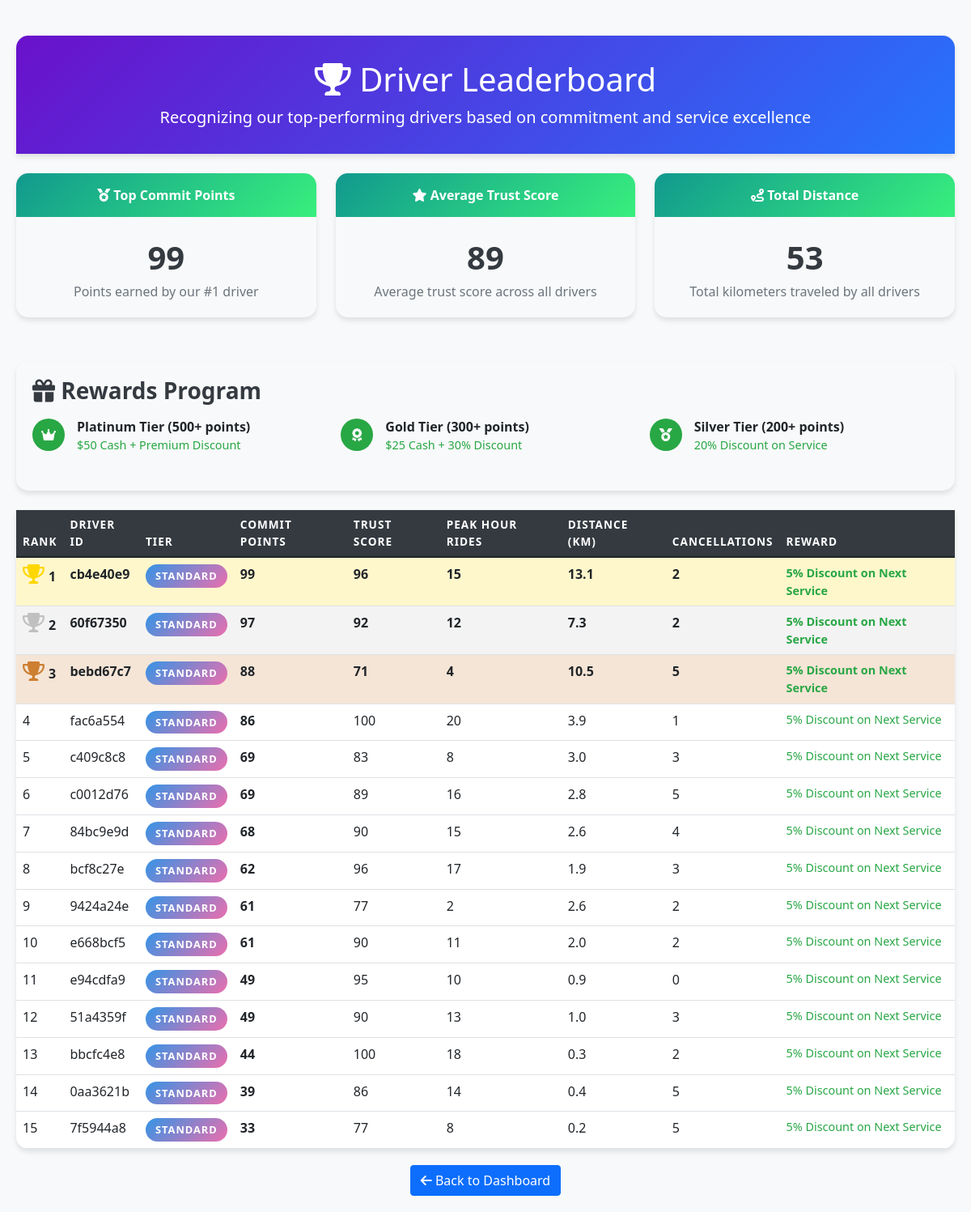
/driver_leaderboard, run on the app's committed database.
### tables this page shows
CREATE TABLE drivers (
            driver_id TEXT PRIMARY KEY,
            no_of_peak_hrs_rides INTEGER DEFAULT 0,
            trust_score REAL DEFAULT 80,
            commit_points REAL DEFAULT 0,
            no_of_cancellations INTEGER DEFAULT 0,
            distance_traveled REAL DEFAULT 0
        );

### app.py (the view)
@app.route('/driver_leaderboard')
def driver_leaderboard():
    try:
        conn = sqlite3.connect('driver_data.db')
        conn.row_factory = sqlite3.Row
        cursor = conn.cursor()
        cursor.execute('''
        SELECT * FROM drivers
        ORDER BY commit_points DESC
        ''')
        drivers = []
        for row in cursor.fetchall():
            drivers.append({
                'driver_id': row['driver_id'],
                'no_of_peak_hrs_rides': row['no_of_peak_hrs_rides'],
                'trust_score': row['trust_score'],
                'commit_points': row['commit_points'],
                'no_of_cancellations': row['no_of_cancellations'],
                'distance_traveled': row['distance_traveled']
            })
        conn.close()
        for driver in drivers:
            points = driver['commit_points']
            if points >= 500:
                driver['reward'] = "$50 Cash Reward + Premium Discount"
                driver['tier'] = "Platinum"
            elif points >= 300:
                driver['reward'] = "$25 Cash Reward + 30% Discount"
                driver['tier'] = "Gold"
            elif points >= 200:
                driver['reward'] = "20% Discount on Next Service"
                driver['tier'] = "Silver"
            elif points >= 100:
                driver['reward'] = "10% Discount on Next Service"
                driver['tier'] = "Bronze"
            else:
                driver['reward'] = "5% Discount on Next Service"
                driver['tier'] = "Standard"
        return render_template('driver_leaderboard.html', drivers=drivers)
    except Exception as e:
        print(f"Error fetching driver leaderboard: {e}")
        return "Error loading leaderboard", 500

### app.py (called while the page is built)
@app.after_request
def add_header(response):
    response.headers['X-Frame-Options'] = 'ALLOWALL'
    response.headers['Access-Control-Allow-Origin'] = '*'
    response.headers['Access-Control-Allow-Headers'] = 'Content-Type,Authorization'
    response.headers['Access-Control-Allow-Methods'] = 'GET,PUT,POST,DELETE,OPTIONS'
    return response

### templates/driver_leaderboard.html (shortened to what this page needs)
<!DOCTYPE html>
<html lang="en">
<head>
    <link href="https://cdn.jsdelivr.net/npm/bootstrap@5.1.3/dist/css/bootstrap.min.css" rel="stylesheet">
    <link rel="stylesheet" href="https://cdnjs.cloudflare.com/ajax/libs/font-awesome/6.0.0-beta3/css/all.min.css">
</head>
<body>
    <div class="leaderboard-container mt-4">
        <div class="leaderboard-header">
            <h1><i class="fas fa-trophy"></i> Driver Leaderboard</h1>
            <p class="lead mb-0">Recognizing our top-performing drivers based on commitment and service excellence</p>
        </div>
        <div class="row mt-4">
            <div class="col-md-4 mb-4">
                <div class="stats-card">
                    <div class="stats-header">
                        <i class="fas fa-medal"></i> Top Commit Points
                    </div>
                    <div class="stats-body">
                        <div class="stats-value">{{ drivers[0].commit_points|round|int if drivers else 0 }}</div>
                        <div class="text-muted">Points earned by our #1 driver</div>
                    </div>
                </div>
            </div>
            <div class="col-md-4 mb-4">
                <div class="stats-card">
                    <div class="stats-header">
                        <i class="fas fa-star"></i> Average Trust Score
                    </div>
                    <div class="stats-body">
                        <div class="stats-value">{{ (drivers|sum(attribute='trust_score') / drivers|length)|round|int if drivers else 0 }}</div>
                        <div class="text-muted">Average trust score across all drivers</div>
                    </div>
                </div>
            </div>
            <div class="col-md-4 mb-4">
                <div class="stats-card">
                    <div class="stats-header">
                        <i class="fas fa-route"></i> Total Distance
                    </div>
                    <div class="stats-body">
                        <div class="stats-value">{{ (drivers|sum(attribute='distance_traveled'))|round|int if drivers else 0 }}</div>
                        <div class="text-muted">Total kilometers traveled by all drivers</div>
                    </div>
                </div>
            </div>
        </div>
        <div class="reward-card">
            <h3 class="reward-title"><i class="fas fa-gift"></i> Rewards Program</h3>
            <div class="row">
                <div class="col-md-4 mb-3">
                    <div class="reward-item">
                        <div class="reward-icon">
                            <i class="fas fa-crown"></i>
                        </div>
                        <div>
                            <strong>Platinum Tier (500+ points)</strong>
                            <div class="reward-info">$50 Cash + Premium Discount</div>
                        </div>
                    </div>
                </div>
                <div class="col-md-4 mb-3">
                    <div class="reward-item">
                        <div class="reward-icon">
                            <i class="fas fa-award"></i>
                        </div>
                        <div>
                            <strong>Gold Tier (300+ points)</strong>
                            <div class="reward-info">$25 Cash + 30% Discount</div>
                        </div>
                    </div>
                </div>
                <div class="col-md-4 mb-3">
                    <div class="reward-item">
                        <div class="reward-icon">
                            <i class="fas fa-medal"></i>
                        </div>
                        <div>
                            <strong>Silver Tier (200+ points)</strong>
                            <div class="reward-info">20% Discount on Service</div>
                        </div>
                    </div>
                </div>
            </div>
        </div>
        <div class="leaderboard-table mt-4">
            <table class="table table-hover">
                <thead>
                    <tr>
                        <th scope="col">Rank</th>
                        <th scope="col">Driver ID</th>
                        <th scope="col">Tier</th>
                        <th scope="col">Commit Points</th>
                        <th scope="col">Trust Score</th>
                        <th scope="col">Peak Hour Rides</th>
                        <th scope="col">Distance (km)</th>
                        <th scope="col">Cancellations</th>
                        <th scope="col">Reward</th>
                    </tr>
                </thead>
                <tbody>
                    {% for driver in drivers %}
                    <tr class="driver-row {% if loop.index == 1 %}rank-1{% elif loop.index == 2 %}rank-2{% elif loop.index == 3 %}rank-3{% endif %} {% if loop.index <= 3 %}top-3{% endif %}">
                        <td>
                            {% if loop.index == 1 %}
                                <i class="fas fa-trophy trophy-icon gold-trophy"></i>{{ loop.index }}
                            {% elif loop.index == 2 %}
                                <i class="fas fa-trophy trophy-icon silver-trophy"></i>{{ loop.index }}
                            {% elif loop.index == 3 %}
                                <i class="fas fa-trophy trophy-icon bronze-trophy"></i>{{ loop.index }}
                            {% else %}
                                {{ loop.index }}
                            {% endif %}
                        </td>
                        <td>{{ driver.driver_id }}</td>
                        <td><span class="badge badge-tier tier-{{ driver.tier }}">{{ driver.tier }}</span></td>
                        <td><strong>{{ driver.commit_points|round|int }}</strong></td>
                        <td>{{ driver.trust_score|round|int }}</td>
                        <td>{{ driver.no_of_peak_hrs_rides }}</td>
                        <td>{{ driver.distance_traveled|round(1) }}</td>
                        <td>{{ driver.no_of_cancellations }}</td>
                        <td class="reward-info">{{ driver.reward }}</td>
                    </tr>
                    {% endfor %}
                </tbody>
            </table>
        </div>
        <div class="text-center back-btn">
            <a href="/" class="btn btn-primary"><i class="fas fa-arrow-left"></i> Back to Dashboard</a>
        </div>
    </div>
</body>
</html>

### templates/driver_leaderboard.html (style rules this page uses)
body { background-color: #f8f9fa; font-family: 'Segoe UI', Tahoma, Geneva, Verdana, sans-serif; }
.leaderboard-container { max-width: 1200px; margin: 0 auto; padding: 20px; }
.leaderboard-header { background: linear-gradient(135deg, #6a11cb 0%, #2575fc 100%); color: white; padding: 30px; border-radius: 15px 15px 0 0; text-align: center; margin-bottom: 0; box-shadow: 0 4px 6px rgba(0, 0, 0, 0.1); }
.leaderboard-table { background-color: white; border-radius: 0 0 15px 15px; overflow: hidden; box-shadow: 0 4px 6px rgba(0, 0, 0, 0.1); }
.table { margin-bottom: 0; }
.table th { background-color: #343a40; color: white; font-weight: 600; text-transform: uppercase; font-size: 0.85rem; letter-spacing: 1px; }
.driver-row { transition: all 0.3s ease; }
.top-3 { font-weight: bold; }
.rank-1 { background-color: rgba(255, 215, 0, 0.2); }
.rank-2 { background-color: rgba(192, 192, 192, 0.2); }
.rank-3 { background-color: rgba(205, 127, 50, 0.2); }
.badge-tier { padding: 8px 12px; border-radius: 20px; font-weight: 600; font-size: 0.8rem; text-transform: uppercase; letter-spacing: 1px; }
.tier-Standard { background: linear-gradient(135deg, #3494e6, #ec6ead); color: white; }
.reward-info { font-size: 0.9rem; color: #28a745; }
.stats-card { border-radius: 15px; overflow: hidden; box-shadow: 0 4px 6px rgba(0, 0, 0, 0.1); transition: all 0.3s ease; height: 100%; }
.stats-header { background: linear-gradient(135deg, #11998e, #38ef7d); color: white; padding: 15px; text-align: center; font-weight: 600; }
.stats-body { padding: 20px; text-align: center; }
.stats-value { font-size: 2.5rem; font-weight: 700; color: #343a40; }
.back-btn { margin-top: 20px; }
.trophy-icon { font-size: 1.5rem; margin-right: 5px; }
.gold-trophy { color: gold; }
.silver-trophy { color: silver; }
.bronze-trophy { color: #cd7f32; }
.reward-card { background-color: #f8f9fa; border-radius: 15px; padding: 20px; margin-top: 30px; box-shadow: 0 4px 6px rgba(0, 0, 0, 0.1); }
.reward-title { color: #343a40; font-weight: 600; margin-bottom: 15px; }
.reward-item { display: flex; align-items: center; margin-bottom: 10px; }
.reward-icon { width: 40px; height: 40px; background-color: #28a745; color: white; border-radius: 50%; display: flex; align-items: center; justify-content: center; margin-right: 15px; }

### data on the page
drivers: commit_points "99", driver_id "cb4e40e9", tier "STANDARD", trust_score "96", no_of_peak_hrs_rides "15", distance_traveled "13.1", no_of_cancellations "2", reward "5% Discount on Next Service"
drivers: driver_id "60f67350", tier "STANDARD", commit_points "97", trust_score "92", no_of_peak_hrs_rides "12", distance_traveled "7.3", no_of_cancellations "2", reward "5% Discount on Next Service"
drivers: driver_id "bebd67c7", tier "STANDARD", commit_points "88", trust_score "71", no_of_peak_hrs_rides "4", distance_traveled "10.5", no_of_cancellations "5", reward "5% Discount on Next Service"
drivers: driver_id "fac6a554", tier "STANDARD", commit_points "86", trust_score "100", no_of_peak_hrs_rides "20", distance_traveled "3.9", no_of_cancellations "1", reward "5% Discount on Next Service"
drivers: driver_id "c409c8c8", tier "STANDARD", commit_points "69", trust_score "83", no_of_peak_hrs_rides "8", distance_traveled "3.0", no_of_cancellations "3", reward "5% Discount on Next Service"
drivers: driver_id "c0012d76", tier "STANDARD", commit_points "69", trust_score "89", no_of_peak_hrs_rides "16", distance_traveled "2.8", no_of_cancellations "5", reward "5% Discount on Next Service"
drivers: driver_id "84bc9e9d", tier "STANDARD", commit_points "68", trust_score "90", no_of_peak_hrs_rides "15", distance_traveled "2.6", no_of_cancellations "4", reward "5% Discount on Next Service"
drivers: driver_id "bcf8c27e", tier "STANDARD", commit_points "62", trust_score "96", no_of_peak_hrs_rides "17", distance_traveled "1.9", no_of_cancellations "3", reward "5% Discount on Next Service"
drivers: driver_id "9424a24e", tier "STANDARD", commit_points "61", trust_score "77", no_of_peak_hrs_rides "2", distance_traveled "2.6", no_of_cancellations "2", reward "5% Discount on Next Service"
drivers: driver_id "e668bcf5", tier "STANDARD", commit_points "61", trust_score "90", no_of_peak_hrs_rides "11", distance_traveled "2.0", no_of_cancellations "2", reward "5% Discount on Next Service"
drivers: driver_id "e94cdfa9", tier "STANDARD", commit_points "49", trust_score "95", no_of_peak_hrs_rides "10", distance_traveled "0.9", no_of_cancellations "0", reward "5% Discount on Next Service"
drivers: driver_id "51a4359f", tier "STANDARD", commit_points "49", trust_score "90", no_of_peak_hrs_rides "13", distance_traveled "1.0", no_of_cancellations "3", reward "5% Discount on Next Service"
drivers: driver_id "bbcfc4e8", tier "STANDARD", commit_points "44", trust_score "100", no_of_peak_hrs_rides "18", distance_traveled "0.3", no_of_cancellations "2", reward "5% Discount on Next Service"
drivers: driver_id "0aa3621b", tier "STANDARD", commit_points "39", trust_score "86", no_of_peak_hrs_rides "14", distance_traveled "0.4", no_of_cancellations "5", reward "5% Discount on Next Service"
drivers: driver_id "7f5944a8", tier "STANDARD", commit_points "33", trust_score "77", no_of_peak_hrs_rides "8", distance_traveled "0.2", no_of_cancellations "5", reward "5% Discount on Next Service"
